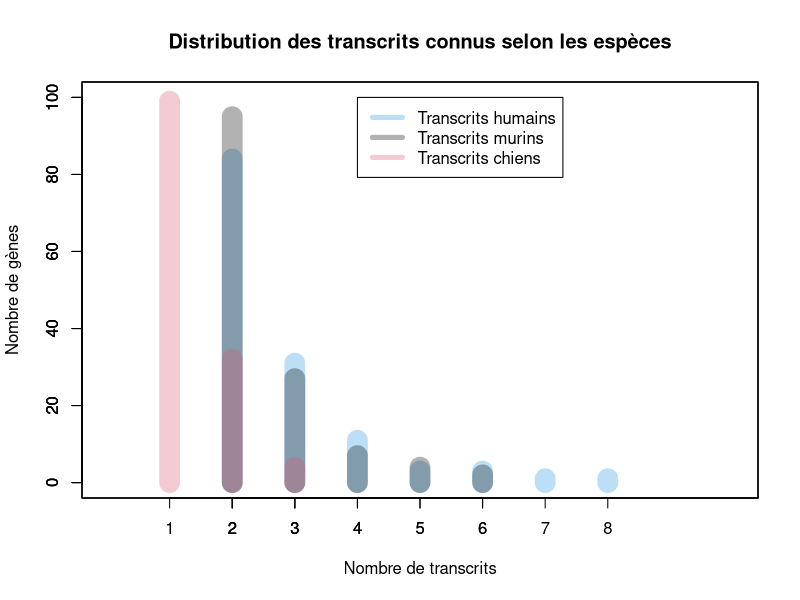
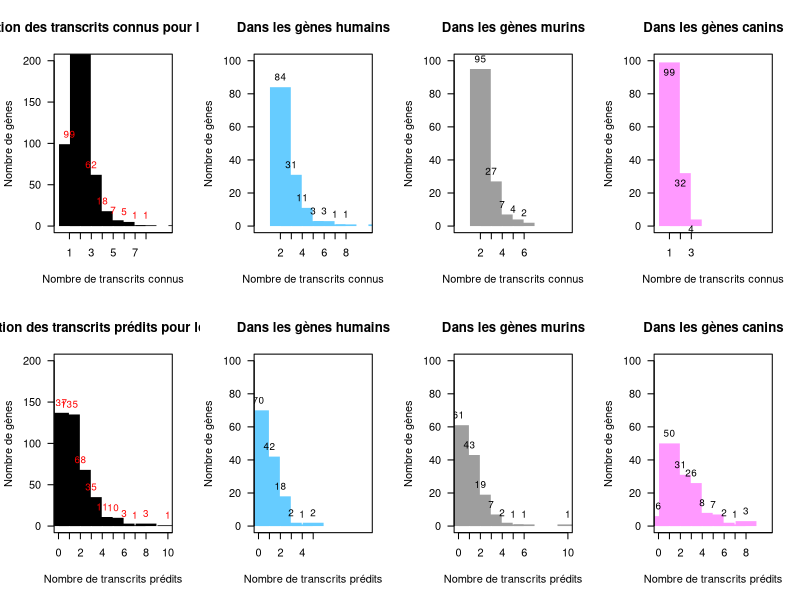
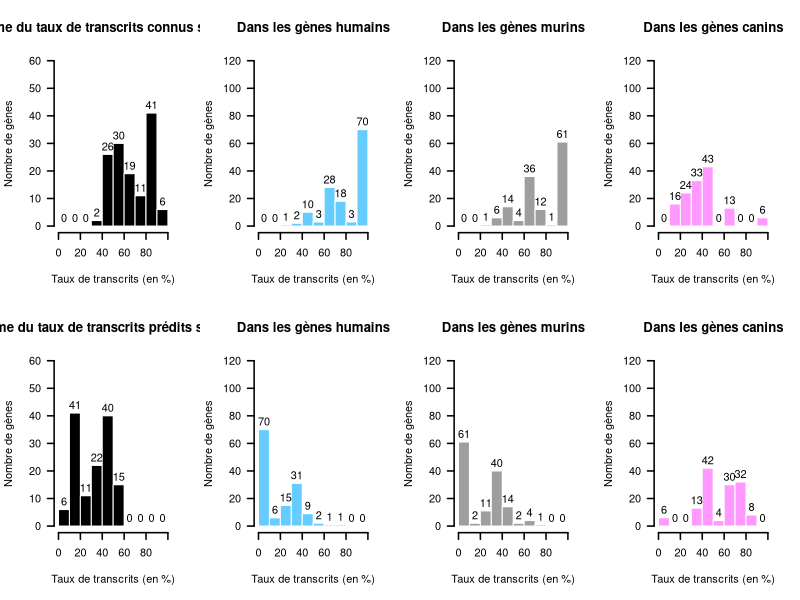
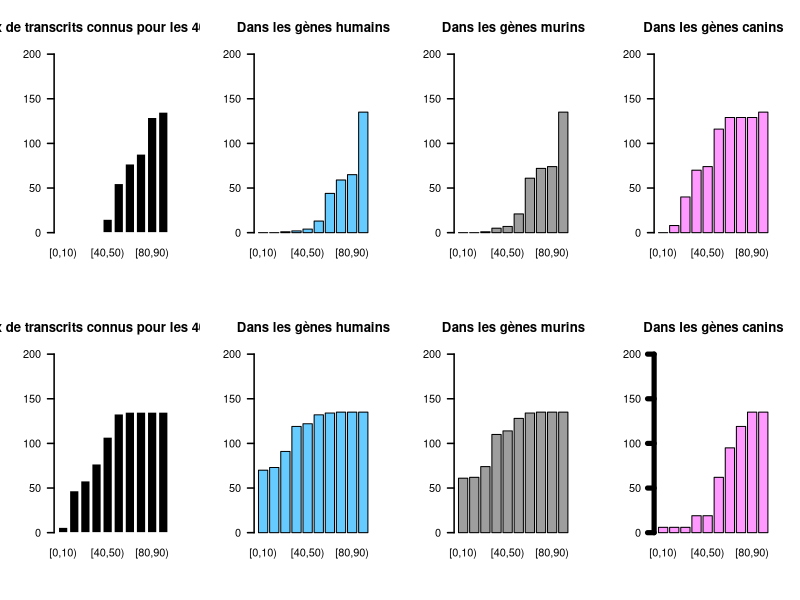

The R script that drew these images, in order:
# Lecture du tableau de l'ensemble des gènes : 112
data <- read.table("relation_gene_known_predict_accumul.csv", header = TRUE, sep = ",", dec=',')
head(data)

# Ajouter les informations sur le pourcentage de tr connus / predits pour chaque gènes de chaque espèce
data$tr_known_percent <-(data$tr_known/(data$tr_known+data$tr_pred))*100
data$tr_pr_percent <- (data$tr_pred/(data$tr_known+data$tr_pred))*100
head(data)
#library(ggplot2)

# Tableau de répartition des données pour les plot
#table(data$tr_known)
#table(data$tr_pred)

# Lecture du tableau des gènes par rapport aux espèces : 112*3
data_sp <- read.table("relation_gene_known_predict_sp.csv", header = TRUE, sep = ",", dec=',')
head(data_sp)
summary(data_sp)

# Ajouter le pourcentage de tr connus / predits pour les triplets de gènes
data_sp$tr_known_percent <- ((data_sp$hs_tr_known+data_sp$mm_tr_known+data_sp$clf_tr_known)/(data_sp$hs_tr_known+data_sp$mm_tr_known+data_sp$clf_tr_known+data_sp$hs_tr_pred+data_sp$mm_tr_pr+data_sp$clf_tr_pr))*100
data_sp$tr_pr_percent <- ((data_sp$hs_tr_pred+data_sp$mm_tr_pr+data_sp$clf_tr_pr)/(data_sp$hs_tr_known+data_sp$mm_tr_known+data_sp$clf_tr_known+data_sp$hs_tr_pred+data_sp$mm_tr_pr+data_sp$clf_tr_pr))*100

# Ajouter le pourcentage de tr connus par espèces
data_sp$tr_know_percent_hs <-(data_sp$hs_tr_known/(data_sp$hs_tr_known+data_sp$hs_tr_pred))*100
data_sp$tr_know_percent_mm <-(data_sp$mm_tr_known/(data_sp$mm_tr_known+data_sp$mm_tr_pr))*100
data_sp$tr_know_percent_clf <-(data_sp$clf_tr_known/(data_sp$clf_tr_known+data_sp$clf_tr_pr))*100

data_sp$tr_pr_percent_hs <-(data_sp$hs_tr_pred/(data_sp$hs_tr_known+data_sp$hs_tr_pred))*100
data_sp$tr_pr_percent_mm <-(data_sp$mm_tr_pr/(data_sp$mm_tr_known+data_sp$mm_tr_pr))*100
data_sp$tr_pr_percent_clf <-(data_sp$clf_tr_pr/(data_sp$clf_tr_known+data_sp$clf_tr_pr))*100

head(data_sp)

#table(data_sp$hs_tr_known)
#table(data_sp$mm_tr_known)
#table(data_sp$clf_tr_known)

#table(data_sp$tr_known_percent)
#table(data_sp$tr_pr_percent_hs)

####
# Boîte à moutache
####

#summary(data$tr_known)
#boxplot(data_sp$hs_tr_known~data_sp$hs_tr_pred,varwidth = TRUE, notch = TRUE, outline = TRUE)
#boxplot(data_sp$hs_tr_known)

# Un seul graphique par figure
par(mfrow=c(1,1))

########################################################
# Distribution des transcrits connus selon les espèces #
########################################################

#Définition des couleurs
color1 <- c(4) #Définir la couleur
colort1 <- adjustcolor(color1, alpha.f = 0.3) #rendre la couleur transparente
color2 <- c(1)
colort2 <- adjustcolor(color2, alpha.f = 0.3)
color3 <- c(2)
colort3 <- adjustcolor(color3, alpha.f = 0.3)

#Affichez le premier jeu de données
plot(table(data_sp$hs_tr_known), col=colort1, lwd=20, xlim=c(0,10), ylim=c(0,100), ylab='')
#Appelez la fonction par() avec le paramètre new=TRUE
par(new=TRUE)

#Affichez le deuxième jeu de données sur le même graphe=
plot(table(data_sp$mm_tr_known), col=colort2, lwd=20, xlim=c(0,10), ylim=c(0,100), ylab='')
#Appelez la fonction par() avec le paramètre new=TRUE
par(new=TRUE)

#Affichez le troisième jeu de données sur le même graphe et définir les détails
plot(table(data_sp$clf_tr_known), col=colort3, lwd=20, xlim=c(0,10), ylim=c(0,100), #axes=T,
     main=paste("Distribution des transcrits connus selon les espèces"),
     ylab="Nombre de gènes",
     xlab="Nombre de transcrits")

# Ajouter une légende
legend(4, 100, legend=c("Transcrits humains", "Transcrits murins", "Transcrits chiens"),
       col=c(colort1, colort2, colort3), lty=1:1,lwd=rep(5,2), cex=1)

##################################################################
# OBJECTIF: VISUALISER LE NOMBRE DE TRANSCRITS (la distribution) #
##################################################################

## Définition d'une figure de 1*4 = 4 figures
par(mfrow=c(2,4))

################################################################
# Répartition des transcrits connus parmi l'ensemble des gènes #
################################################################
main=paste("Distribution des transcrits connus pour les", nrow(data), "gènes")
xlab="Nombre de transcrits connus"
ylab="Nombre de gènes"

graph_kn <- plot(table(data$tr_known),
                 # col="grey",
                 main=main,
                 col=9,
                 xlab=xlab, ylab=ylab,
                 ylim=c(0,200),
                 xlim=c(0,10),
                 lwd=20,type="h",lend="butt",
                 las=1)
## Add text at top of bars
text(x = graph_kn, y = table(data$tr_known), label = table(data$tr_known), pos = 3, cex = 0.9, col = "red")

########################################################################
# Répartition des transcrits connus parmi l'ensemble des gènes humains #
########################################################################
graph_kn_hs <- plot(table(data_sp$hs_tr_known),
                 # col="grey",
                 main="Dans les gènes humains",
                 col=c("#66CCFF"),
                 xlab=xlab, ylab=ylab,
                 ylim=c(0,100),
                 xlim=c(0,10),
                 lwd=20,type="h",lend="butt",
                 las=1)
## Add text at top of bars
text(x = graph_kn_hs, y = table(data_sp$hs_tr_known), label = table(data_sp$hs_tr_known), pos = 3, cex = 0.9, col = "black")

#######################################################################
# Répartition des transcrits connus parmi l'ensemble des gènes murins #
#######################################################################
graph_kn_mm <- plot(table(data_sp$mm_tr_known),
                 # col="grey",
                 main="Dans les gènes murins",
                 col=8,
                 xlab=xlab, ylab=ylab,
                 ylim=c(0,100),
                 xlim=c(0,10),
                 lwd=20,type="h",lend="butt",
                 las=1)
## Add text at top of bars
text(x = graph_kn_mm, y = table(data_sp$mm_tr_known), label = table(data_sp$mm_tr_known), pos = 3, cex = 0.9, col = "black")

#######################################################################
# Répartition des transcrits connus parmi l'ensemble des gènes chiens #
#######################################################################
graph_kn_clf <- plot(table(data_sp$clf_tr_known),
                 # col="grey",
                 main="Dans les gènes canins",
                 col=c("#FF99FF"),
                 xlab=xlab, ylab=ylab,
                 ylim=c(0,100),
                 xlim=c(0,10),
                 lwd=20,type="h",lend="butt",
                 las=1)
## Add text at top of bars
text(x = graph_kn_clf, y = table(data_sp$clf_tr_known), label = table(data_sp$clf_tr_known), pos = 1, cex = 0.9, col = "black")

## Définition d'une figure de 2*2 = 4 figures
#par(mfrow=c(1,4))

################################################################
# Répartition des transcrits prédits parmi l'ensemble des gènes #
################################################################
main=paste("Distribution des transcrits prédits pour les", nrow(data), "gènes")
xlab="Nombre de transcrits prédits"
ylab="Nombre de gènes"

graph_kn <- plot(table(data$tr_pred),
                 # col="grey",
                 main=main,
                 col=9,
                 xlab=xlab, ylab=ylab,
                 ylim=c(0,200),
                 xlim=c(0,10),
                 lwd=20,type="h",lend="butt",
                 las=1)
## Add text at top of bars
text(x = graph_kn, y = table(data$tr_pred), label = table(data$tr_pred), pos = 3, cex = 0.9, col = "red")

########################################################################
# Répartition des transcrits prédits parmi l'ensemble des gènes humains #
########################################################################
graph_kn_hs <- plot(table(data_sp$hs_tr_pred),
                    # col="grey",
                    main="Dans les gènes humains",
                    col=c("#66CCFF"),
                    xlab=xlab, ylab=ylab,
                    ylim=c(0,100),
                    xlim=c(0,10),
                    lwd=20,type="h",lend="butt",
                    las=1)
## Add text at top of bars
text(x = graph_kn_hs, y = table(data_sp$hs_tr_pred), label = table(data_sp$hs_tr_pred), pos = 3, cex = 0.9, col = "black")

#######################################################################
# Répartition des transcrits prédits parmi l'ensemble des gènes murins #
#######################################################################
graph_kn_mm <- plot(table(data_sp$mm_tr_pr),
                    # col="grey",
                    main="Dans les gènes murins",
                    col=8,
                    xlab=xlab, ylab=ylab,
                    ylim=c(0,100),
                    xlim=c(0,10),
                    lwd=20,type="h",lend="butt",
                    las=1)
## Add text at top of bars
text(x = graph_kn_mm, y = table(data_sp$mm_tr_pr), label = table(data_sp$mm_tr_pr), pos = 3, cex = 0.9, col = "black")

#######################################################################
# Répartition des transcrits pr"dits parmi l'ensemble des gènes chiens #
#######################################################################
graph_kn_clf <- plot(table(data_sp$clf_tr_pr),
                     # col="grey",
                     main="Dans les gènes canins",
                     col=c("#FF99FF"),
                     xlab=xlab, ylab=ylab,
                     ylim=c(0,100),
                     xlim=c(0,10),
                     lwd=20,type="h",lend="butt",
                     las=1)
## Add text at top of bars
text(x = graph_kn_clf, y = table(data_sp$clf_tr_pr), label = table(data_sp$clf_tr_pr), pos = 3, cex = 0.9, col = "black")







################################################################
# OBJECTIF: VISUALISER LES TAUX DE TRANSCRITS CONNUS / PREDITS #
################################################################
par(mfrow=c(2,4))

length((data_sp$tr_known_percent))

ylab="Nombre de gènes"
xlab="Taux de transcrits (en %)"
border="white"
##################################################################################
# Répartition des fréquences de transcrits connus par rapport au nombre de gènes #
##################################################################################
hist1 <- hist(data_sp$tr_known_percent, 
     breaks = c(0,10,20,30,40,50,60,70,80,90,100),
     axes=T,
     main=paste("Histogramme du taux de transcrits connus sur les", nrow(data_sp), "gène"),
     xlab=xlab, ylab=ylab, labels=T,
     xlim=c(0,100), ylim=c(0,60),
     col="black", border=border,
     las=1, lwd=1.5)
#axis(1, 0:100)  ## Axe des x allant de 0 à 10 en pas de 1
#axis(2, 0:50)  ## Axe des y allant de -1 à 1 en pas de 1
#abline(h=40, col="red")
#abline(h=30, col="blue")
#abline(h=20, col="green")
#abline(h=10, col="orange")

################################################################################################
# Répartition des fréquences de transcrits connus par rapport au nombre de gènes chez l"humain #
################################################################################################
hist1 <- hist(data_sp$tr_know_percent_hs, 
              breaks = c(0,10,20,30,40,50,60,70,80,90,100),
              axes=T,
              main=paste("Dans les gènes humains"),
              xlab=xlab, ylab=ylab, labels=T,
              xlim=c(0,100),ylim=c(0,120),
              col=c("#66CCFF"), border=border,
              las=1, lwd=1.5)

#################################################################################################
# Répartition des fréquences de transcrits connus par rapport au nombre de gènes chez la souris #
#################################################################################################
hist1 <- hist(data_sp$tr_know_percent_mm, 
              breaks = c(0,10,20,30,40,50,60,70,80,90,100),
              axes=T,
              main=paste("Dans les gènes murins"),
              xlab=xlab, ylab=ylab,
              xlim=c(0,100), ylim=c(0,120), labels=T,
              col=8, border=border,
              las=1, lwd=1.5)

################################################################################################
# Répartition des fréquences de transcrits connus par rapport au nombre de gènes chez le chien #
################################################################################################
hist1 <- hist(data_sp$tr_know_percent_clf, 
              breaks = c(0,10,20,30,40,50,60,70,80,90,100),
              axes=T,
              main=paste("Dans les gènes canins"),
              xlab=xlab, ylab=ylab, labels=T,
              xlim=c(0,100),
              ylim=c(0,120),
              col=c("#FF99FF"), border=border,
              las=1, lwd=1.5)

##################################################################################
# Répartition des fréquences de transcrits prédits par rapport au nombre de gènes #
##################################################################################
hist1 <- hist(data_sp$tr_pr_percent, 
     breaks = c(0,10,20,30,40,50,60,70,80,90,100),
     axes=T,
     main=paste("Histogramme du taux de transcrits prédits sur les", nrow(data_sp), "gène"),
     xlab=xlab, ylab=ylab, labels=T,
     xlim=c(0,100), ylim=c(0,60),
     col="black", border=border,
     las=1, lwd=1.5)

################################################################################################
# Répartition des fréquences de transcrits prédits par rapport au nombre de gènes chez l"humain #
################################################################################################
hist1 <- hist(data_sp$tr_pr_percent_hs, 
              breaks = c(0,10,20,30,40,50,60,70,80,90,100),
              axes=T,
              main=paste("Dans les gènes humains"),
              xlab=xlab, ylab=ylab, labels=T,
              xlim=c(0,100),ylim=c(0,120),
              col=c("#66CCFF"), border=border,
              las=1, lwd=1.5)

#################################################################################################
# Répartition des fréquences de transcrits prédits par rapport au nombre de gènes chez la souris #
#################################################################################################
hist1 <- hist(data_sp$tr_pr_percent_mm, 
              breaks = c(0,10,20,30,40,50,60,70,80,90,100),
              axes=T,
              main=paste("Dans les gènes murins"),
              xlab=xlab, ylab=ylab,
              xlim=c(0,100), ylim=c(0,120), labels=T,
              col=8, border=border,
              las=1, lwd=1.5)

################################################################################################
# Répartition des fréquences de transcrits prédits par rapport au nombre de gènes chez le chien #
################################################################################################
hist1 <- hist(data_sp$tr_pr_percent_clf, 
              breaks = c(0,10,20,30,40,50,60,70,80,90,100),
              axes=T,
              main=paste("Dans les gènes canins"),
              xlab=xlab, ylab=ylab, labels=T,
              xlim=c(0,100),
              ylim=c(0,120),
              col=c("#FF99FF"), border=border,
              las=1, lwd=1.5)





######################################################################################
# OBJECTIF: VISUALISER LES TAUX DE TRANSCRITS CONNUS / PREDITS DE MANIERE CUMULATIVE #
######################################################################################
par(mfrow=c(2,4))
length(data_sp$tr_known_percent_cat) #187
xlab="Taux de transcrits cumulé"
ylab="Taux de transcrits cumulé (en %)"

border="black"

#######################################################################################
# Répartition des taux cumulatifs de transcrits connus par rapport au nombre de gènes #
#######################################################################################
data_sp$tr_know_Pourc.classe <- cut(data_sp$tr_known_percent, c(0,10,20,30,40,50,60,70,80,90,100), right=F,include.lowest = TRUE)
data_sp$tr_know_Pourc.classe

#plot(data_sp$hs_know_Pourc.classe)

effectif <- table(data_sp$tr_know_Pourc.classe)
effectif

effcum <- cumsum(effectif)
effcum

my_bar <- barplot(effcum,
                  #breaks = c(0,10,20,30,40,50,60,70,80,90,100),
                  main=paste("Taux de transcrits connus pour les",nrow(data),"gènes"),
                  #xlab=xlab, ylab=ylab, labels=T,
                  ylim=c(0,200),
                  #xlim = c(0,15), ylim = c(0,200),
                  col="black", border="white",
                  las=1, lwd=1.5)

#effectif <- table(data_sp$tr_know_percent_hs_cat)
#effectif
#frequence <- effectif/187*100
#frequence
#effcum <- cumsum(effectif)
#effcum
#barplot(effcum, ylim = c(0,200))

#abline(h=60, col="red")
#abline(h=30, col="blue")
#abline(h=20, col="green")
#abline(h=10, col="orange")

####################################################################################################
# Répartition des taux cumulatifs de transcrits connus par rapport au nombre de gènes chez l'homme #
####################################################################################################
data_sp$hs_know_Pourc.classe <- cut(data_sp$tr_know_percent_hs, c(0,10,20,30,40,50,60,70,80,90,100), right=F,include.lowest = TRUE)
data_sp$hs_know_Pourc.classe

#plot(data_sp$hs_know_Pourc.classe)

effectif <- table(data_sp$hs_know_Pourc.classe)
effectif

effcum <- cumsum(effectif)
effcum

my_bar <- barplot(effcum,
                  #breaks = c(0,10,20,30,40,50,60,70,80,90,100),
                  main=paste("Dans les gènes humains"),
                  #xlab=xlab, ylab=ylab, labels=T,
                  ylim=c(0,200),
                  #xlim = c(0,15), ylim = c(0,200),
                  col=c("#66CCFF"), border=border,
                  las=1, lwd=1.5)

######################################################################################################
# Répartition des taux cumulatifs de transcrits connus par rapport au nombre de gènes chez la souris #
######################################################################################################
data_sp$mm_know_Pourc.classe <- cut(data_sp$tr_know_percent_mm, c(0,10,20,30,40,50,60,70,80,90,100), right=F,include.lowest = TRUE)
data_sp$mm_know_Pourc.classe

#plot(data_sp$hs_know_Pourc.classe)

effectif <- table(data_sp$mm_know_Pourc.classe)
effectif

effcum <- cumsum(effectif)
effcum

my_bar <- barplot(effcum,
                  #breaks = c(0,10,20,30,40,50,60,70,80,90,100),
                  main=paste("Dans les gènes murins"),
                  #xlab=xlab, ylab=ylab, labels=T,
                  ylim=c(0,200),
                  #xlim = c(0,15), ylim = c(0,200),
                  col=8, border=border,
                  las=1, lwd=1.5)
           
######################################################################################################
# Répartition des taux cumulatifs de transcrits connus par rapport au nombre de gènes chez le chien #
######################################################################################################
data_sp$clf_know_Pourc.classe <- cut(data_sp$tr_know_percent_clf, c(0,10,20,30,40,50,60,70,80,90,100), right=F,include.lowest = TRUE)
data_sp$clf_know_Pourc.classe

#plot(data_sp$clf_know_Pourc.classe)

effectif <- table(data_sp$clf_know_Pourc.classe)
effectif

effcum <- cumsum(effectif)
effcum

my_bar <- barplot(effcum,
                  #breaks = c(0,10,20,30,40,50,60,70,80,90,100),
                  main=paste("Dans les gènes canins"),
                  #xlab=xlab, ylab=ylab, labels=T,
                  ylim=c(0,200),
                  #xlim = c(0,15), ylim = c(0,200),
                  col=c("#FF99FF"), border=border,
                  las=1, lwd=1.5)

#######################################################################################
# Répartition des taux cumulatifs de transcrits connus par rapport au nombre de gènes #
#######################################################################################
data_sp$tr_pr_Pourc.classe <- cut(data_sp$tr_pr_percent, c(0,10,20,30,40,50,60,70,80,90,100), right=F,include.lowest = TRUE)
data_sp$tr_pr_Pourc.classe

#plot(data_sp$hs_know_Pourc.classe)

effectif <- table(data_sp$tr_pr_Pourc.classe)
effectif

effcum <- cumsum(effectif)
effcum

my_bar <- barplot(effcum,
                  #breaks = c(0,10,20,30,40,50,60,70,80,90,100),
                  main=paste("Taux de transcrits connus pour les",nrow(data),"gènes"),
                  #xlab=xlab, ylab=ylab, labels=T,
                  ylim=c(0,200),
                  #xlim = c(0,15), ylim = c(0,200),
                  col="black", border="white",
                  las=1, lwd=1.5)

####################################################################################################
# Répartition des taux cumulatifs de transcrits prédits par rapport au nombre de gènes chez l'homme #
####################################################################################################
data_sp$hs_pr_Pourc.classe <- cut(data_sp$tr_pr_percent_hs, c(0,10,20,30,40,50,60,70,80,90,100), right=F,include.lowest = TRUE)
data_sp$hs_pr_Pourc.classe

#plot(data_sp$hs_know_Pourc.classe)

effectif <- table(data_sp$hs_pr_Pourc.classe)
effectif

effcum <- cumsum(effectif)
effcum

my_bar <- barplot(effcum,
                  #breaks = c(0,10,20,30,40,50,60,70,80,90,100),
                  main=paste("Dans les gènes humains"),
                  #xlab=xlab, ylab=ylab, labels=T,
                  ylim=c(0,200),
                  #xlim = c(0,15), ylim = c(0,200),
                  col=c("#66CCFF"), border=border,
                  las=1, lwd=1.5)

######################################################################################################
# Répartition des taux cumulatifs de transcrits connus par rapport au nombre de gènes chez la souris #
######################################################################################################
data_sp$mm_pr_Pourc.classe <- cut(data_sp$tr_pr_percent_mm, c(0,10,20,30,40,50,60,70,80,90,100), right=F,include.lowest = TRUE)
data_sp$mm_pr_Pourc.classe

#plot(data_sp$hs_know_Pourc.classe)

effectif <- table(data_sp$mm_pr_Pourc.classe)
effectif

effcum <- cumsum(effectif)
effcum

my_bar <- barplot(effcum,
                  #breaks = c(0,10,20,30,40,50,60,70,80,90,100),
                  main=paste("Dans les gènes murins"),
                  #xlab=xlab, ylab=ylab, labels=T,
                  ylim=c(0,200),
                  #xlim = c(0,15), ylim = c(0,200),
                  col=8, border=border,
                  las=1, lwd=1.5)

######################################################################################################
# Répartition des taux cumulatifs de transcrits connus par rapport au nombre de gènes chez le chien #
######################################################################################################
data_sp$clf_pr_Pourc.classe <- cut(data_sp$tr_pr_percent_clf, c(0,10,20,30,40,50,60,70,80,90,100), right=F,include.lowest = TRUE)
data_sp$clf_pr_Pourc.classe

#plot(data_sp$clf_know_Pourc.classe)

effectif <- table(data_sp$clf_pr_Pourc.classe)
effectif

effcum <- cumsum(effectif)
effcum

my_bar <- barplot(effcum,
                  #breaks = c(0,10,20,30,40,50,60,70,80,90,100),
                  main=paste("Dans les gènes canins"),
                  #xlab=xlab, ylab=ylab, labels=T,
                  ylim=c(0,200),
                  #xlim = c(0,15), ylim = c(0,200),
                  col=c("#FF99FF"), border=border,
                  las=1, lwd=5)




# ######################################
# ########## POUBELLE DE TEST ##########
# ######################################
# 
# my_hist_test=plot((effcum), border=T, las=2)
# # Add the text 
# text(my_bar, data$average+0.4 , paste("n = ",data_sp$number,sep="") ,cex=1) 
# 
# x <- rnorm(100)
# plot(ecdf(x))
# 
# classes<-seq(180,230,10)
# classes
# effectifs<-c(2,26,35,60,7,0)
# effectifs
# taille<-rep(classes,effectifs)
# taille
# hist(taille,breaks=classes,right=FALSE,main="",xlab="Taille",ylab="Effectif",col="magenta")
# 
# x=rnorm(1000)
# plot(effcum,cumsum(effcum),type="b")
# 
# ?barplot
# 
# name= c("DD","with himself","with DC","with Silur" ,"DC","with himself","with DD","with Silur" ,"Silur","with himself","with DD","with DC" )
# average= sample(seq(1,10) , 12 , replace=T)
# number= sample(seq(4,39) , 12 , replace=T)
# data=data.frame(name,average,number)
# 
# # Basic Barplot
# my_bar=barplot(data$average , border=F , names.arg=data$name , las=2 , col=c(rgb(0.3,0.1,0.4,0.6) , rgb(0.3,0.5,0.4,0.6) , rgb(0.3,0.9,0.4,0.6) ,  rgb(0.3,0.9,0.4,0.6)) , ylim=c(0,11) , main="" )
# abline(v=c(4.9 , 9.7) , col="grey")
# 
# 
# classes<-seq(180,230,10)
# classes
# effectifs<-c(2,26,35,60,7,0)
# effectifs
# taille<-rep(classes,effectifs)
# taille
# hist(taille,breaks=classes,right=FALSE,main="",xlab="Taille",ylab="Effectif",col="magenta")
# 
# ## données de l'histogramme
# (x <- hist(taille, breaks = classes, right = FALSE, plot = FALSE))
# ## nb de cm pour abcsisse: 2 cm pour 10 sinon largeur histo = 1 cm !!!
# xcm <- 2 * diff(range(x$breaks)) / 10
# ## nb de cm pour ordonnée
# ycm <- max(x$counts) / 10
# ## graphique
# par(pin = c(xcm / 2.54, ycm / 2.54))
# hist(taille, breaks = classes, right = FALSE, freq = TRUE,
#      main = "", xlab = "Taille", ylab = "Effectif", col = "magenta")
# 
# #Legende
# legend("topleft", legend = c("Alone","with Himself","With other genotype" ) , 
#        col = c(rgb(0.3,0.1,0.4,0.6) , rgb(0.3,0.5,0.4,0.6) , rgb(0.3,0.9,0.4,0.6) ,  rgb(0.3,0.9,0.4,0.6)) , 
#        bty = "n", pch=20 , pt.cex = 2, cex = 0.8, horiz = FALSE, inset = c(0.05, 0.05))
# 
#               
#               
# 
# #plot(table(data_sp$tr_known_percent))
# 
# # Nombre de triplets de gènes ayant des transcrits prédits entre 0 (compris) et 20 non compris : [0:20[
# length(0 <= data_sp$tr_pr_percent[data_sp$tr_pr_percent < 20])
# 
